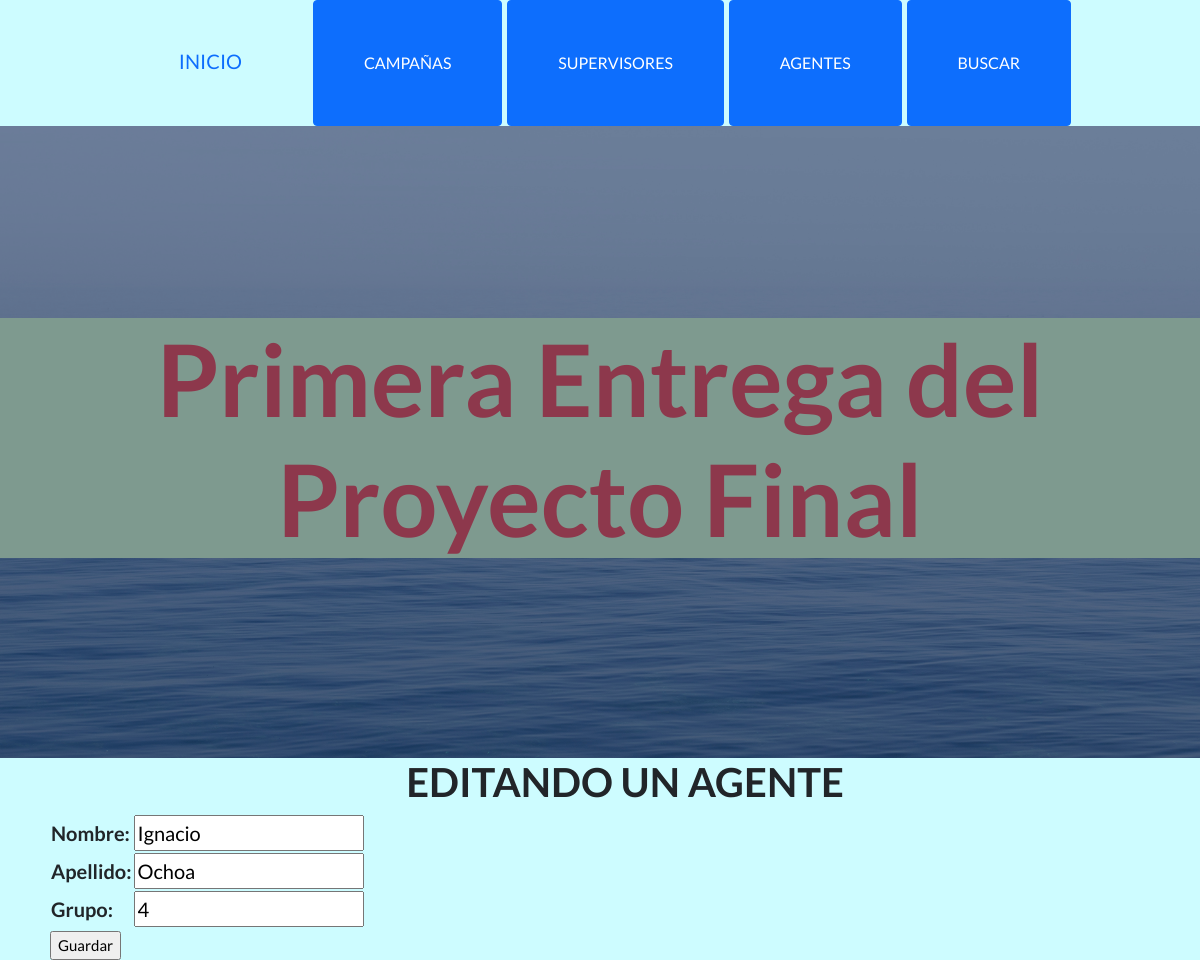
Screenshot of /AppCoder/editarAgente/7 with the database file from the repository.
### AppCoder/models.py (models this page shows, shortened)
class Agentes(models.Model):
    nombre = models.CharField(max_length=30)
    apellido = models.CharField(max_length=30)
    grupo = models.IntegerField()

### AppCoder/views.py (the view)
# urls.py: path('editarAgente/<id>', editarAgente, name='editarAgente'),
def editarAgente(request, id):
    agente = Agentes.objects.get(id=id)
    if request.method == 'POST':
        form = AgentesForm(request.POST)
        if form.is_valid():
            info = form.cleaned_data
            agente.nombre = info['nombre']
            agente.apellido = info['apellido']
            agente.grupo = info['grupo']
            agente.save()
            agentes = Agentes.objects.all()
            return render(request, 'AppCoder/leerAgentes.html', {'agentes':agentes})
    else:
        formulario = AgentesForm(initial={'nombre':agente.nombre,'apellido':agente.apellido,'grupo':agente.grupo})
        return render(request, 'AppCoder/editarAgente.html', {'formulario':formulario, 'agente':agente})

### AppCoder/forms.py
class AgentesForm(forms.Form):
    nombre = forms.CharField(max_length=30)
    apellido = forms.CharField(max_length=30)
    grupo = forms.IntegerField()

### AppCoder/templates/AppCoder/editarAgente.html
{% extends 'AppCoder/inicio.html' %}
{% load static %}
{% block pantalla %}
<h1 style="text-align: center;">EDITANDO UN AGENTE</h1>
<form action="{% url 'editarAgente' agente.id %}" method="POST"> {% csrf_token %}
    <table>
        {{ formulario.as_table }}
    </table>
    <input type="submit" value="Guardar" style="font-size: 15px;">
</form>
{% endblock %}

### rows the page displays
Agentes: nombre "Ignacio", apellido "Ochoa", grupo "4"
